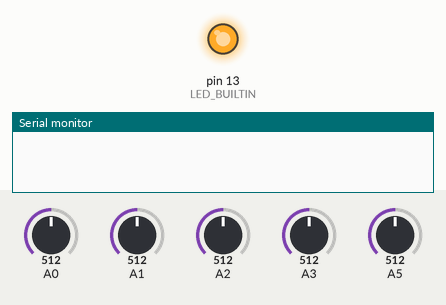
Simulated run of this sketch. Board: Arduino Uno, built with avr-gcc and run on an emulated ATmega328P. On the bench: output pins drawn as LEDs (lit = HIGH), the last lines printed to the serial monitor. Inputs (shaded band) come from the test bench; at power-on: A0 = 512, A1 = 512, A2 = 512, A3 = 512, A5 = 512.

Above: at 0.1 s.
At 5.1 s:
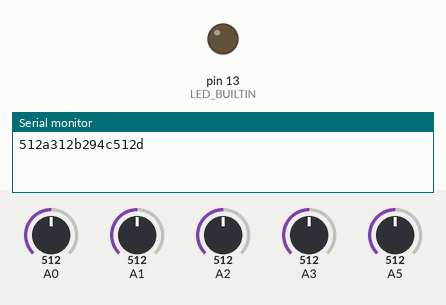
Timing chart, 0 to 6.6 s (numbered marks = the images above):
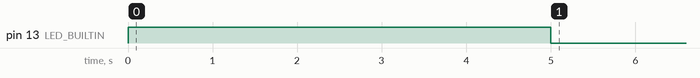

The sketch:

GUI_ino.ino
```cpp
int sensorLow = 1023;
int sensorHigh = 0;
int light = 0;
int volume = 0;
float X=1.604;
float gx=0.799;

float Y=1.752;
float gy=0.788;

float Z=1.343;
float gz=0.803;

float val_x, val_y, val_z;
int serial_x;
int serial_y;

void setup() {
  Serial.begin(9600);

  pinMode(LED_BUILTIN, OUTPUT);
  digitalWrite(LED_BUILTIN, HIGH);

  while(millis()<5000)
  {
     light = analogRead(A5);
     if (light > sensorHigh) {
        sensorHigh = light;
      }
      // record the minimum sensor value
      if (light < sensorLow) {
        sensorLow = light;
      }
  }
    digitalWrite(LED_BUILTIN, LOW);
}

void loop() {
  int x,y,z;
  x=analogRead(0);
  y=analogRead(1);
  z=analogRead(2);
  volume = analogRead(A3);
  val_x = (x*5/1024.0 - X)/gx;
  serial_x = (2+ val_x)*100;
  val_y = (y*5/1024.0 - Y)/gy;
  serial_y = (2+ val_y)*100;
  light = analogRead(A5);
  Serial.print(light);
  Serial.print("a");
  Serial.print(serial_x);
  Serial.print("b");
  Serial.print(serial_y);
  Serial.print("c");
  Serial.print(volume);
  Serial.println("d");
  delay(100);
}
```
